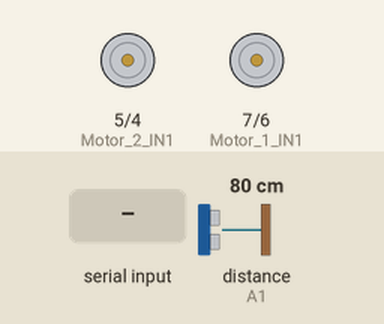
Simulated run of this sketch. Board: Arduino Uno, built with avr-gcc and run on an emulated ATmega328P. Parts: motor-driver pin pairs drawn as motors (green arrow = first pin HIGH = forward, orange = second pin HIGH = backward, longer = more drive). Wiring (inferred from the names in the program): ultrasonic range finder: trigger A0; echo A1. The test bench sets the inputs (shaded band); at power-on: distance to the obstacle (sensor on A1) 80 cm. The echo pulse lasts 58.3 µs per cm; what the sketch prints to the serial monitor is not drawn.

Above: at 1.2 s.
1.3 s: "B" received over Serial
At 2.0 s:
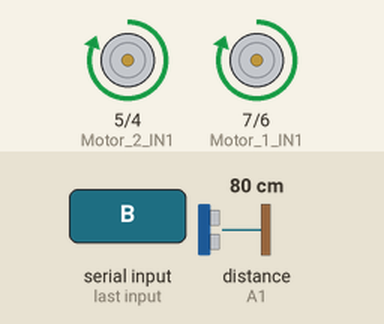
4.3 s: "F" received over Serial
At 5.0 s:
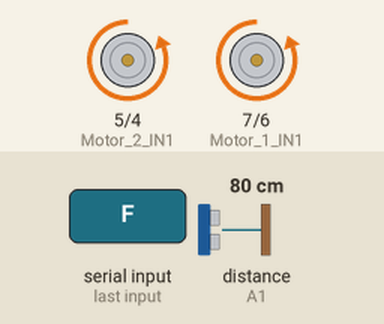
5.8 s: "L" received over Serial
At 6.7 s:
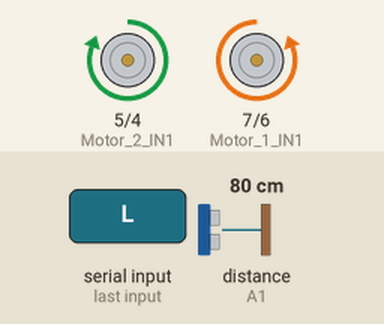
8.5 s: "R" received over Serial
At 9.4 s:
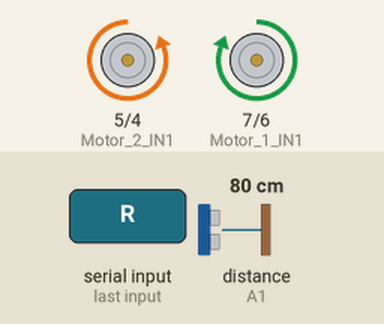
Timing chart, 0 to 11.5 s (numbered marks = the images above; inputs shaded):
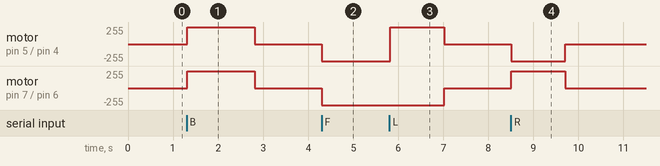

The sketch:

wheelchair_control.ino
```cpp
char data;


#define TRIG_PIN A0
#define ECHO_PIN A1

long duration;
int distance;

void setup() {
Serial.begin(9600);  // Bluetooth / Voice commands


pinMode(7, OUTPUT); // Motor 1 IN1
pinMode(6, OUTPUT); // Motor 1 IN2
pinMode(5, OUTPUT); // Motor 2 IN1
pinMode(4, OUTPUT); // Motor 2 IN2

pinMode(TRIG_PIN, OUTPUT);
pinMode(ECHO_PIN, INPUT);
}


void loop() {
measureDistance();
// -------- SAFETY STOP --------
if (distance <= 50) {
Stop();
}
// -------- READ COMMAND --------

if (Serial.available() > 0) {
data = Serial.read();

if (data == 'F') {
moveForward();
}
else if (data == 'B') {


moveBackward();
}
else if (data == 'L') {
turnLeft();
}
else if (data == 'R') {
turnRight();
}
else if (data == 'S') {
Stop();
}
}

delay(30);
}


//
// FUNCTIONS
//


void measureDistance() {
digitalWrite(TRIG_PIN, LOW);
delayMicroseconds(2);

digitalWrite(TRIG_PIN, HIGH);

delayMicroseconds(10);
digitalWrite(TRIG_PIN, LOW);

duration = pulseIn(ECHO_PIN, HIGH);
distance = duration * 0.034 / 2;


// Debugging only (Serial Monitor)
Serial.print("Distance: ");
Serial.println(distance);
}


void moveForward() {
if (distance > 50) {
digitalWrite(7, LOW);
digitalWrite(6, HIGH);
digitalWrite(5, LOW);
digitalWrite(4, HIGH);
}
}


void moveBackward() {
digitalWrite(7, HIGH);
digitalWrite(6, LOW);
digitalWrite(5, HIGH);
digitalWrite(4, LOW);
delay(1500);
Stop();
}


void turnLeft() {
digitalWrite(7, LOW);
digitalWrite(6, HIGH);
digitalWrite(5, HIGH);

digitalWrite(4, LOW);
delay(1200);
Stop();
}


void turnRight() {
digitalWrite(7, HIGH);
digitalWrite(6, LOW);
digitalWrite(5, LOW);
digitalWrite(4, HIGH);
delay(1200);
Stop();
}


void Stop() {
digitalWrite(7, LOW);
digitalWrite(6, LOW);
digitalWrite(5, LOW);
digitalWrite(4, LOW);
}
```

Measured:
- after the input at 1.3 s, motor on pin 5 (Motor_2_IN1) / pin 4 (Motor_2_IN2), motor on pin 7 (Motor_1_IN1) / pin 6 (Motor_1_IN2): stopped → forward 255/255 at once, → stopped 1.5 s later
- after the input at 4.3 s, motor on pin 5 (Motor_2_IN1) / pin 4 (Motor_2_IN2), motor on pin 7 (Motor_1_IN1) / pin 6 (Motor_1_IN2): stopped → backward 255/255 at once
- after the input at 5.8 s, motor on pin 5 (Motor_2_IN1) / pin 4 (Motor_2_IN2): backward 255/255 → forward 255/255 at once, → stopped 1.2 s later; motor on pin 7 (Motor_1_IN1) / pin 6 (Motor_1_IN2): backward 255/255 → stopped after 1.2 s
- after the input at 8.5 s, motor on pin 5 (Motor_2_IN1) / pin 4 (Motor_2_IN2): stopped → backward 255/255 at once, → stopped 1.2 s later; motor on pin 7 (Motor_1_IN1) / pin 6 (Motor_1_IN2): stopped → forward 255/255 at once, → stopped 1.2 s later
